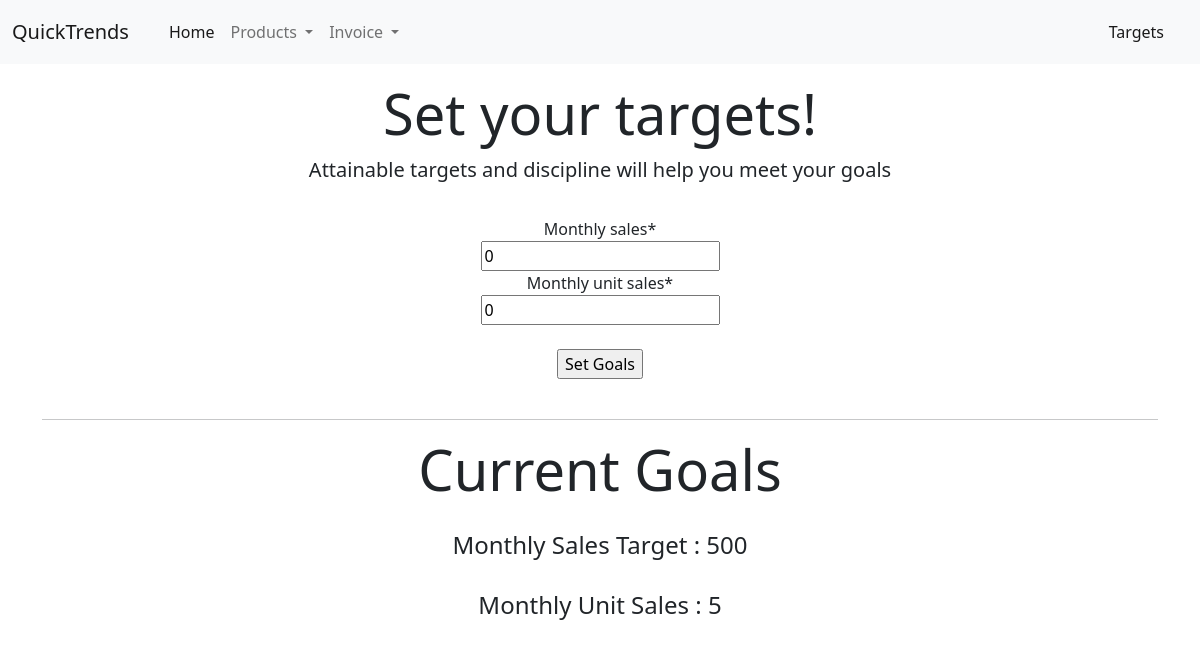
/targets/, run on an earlier commit of the app's database.
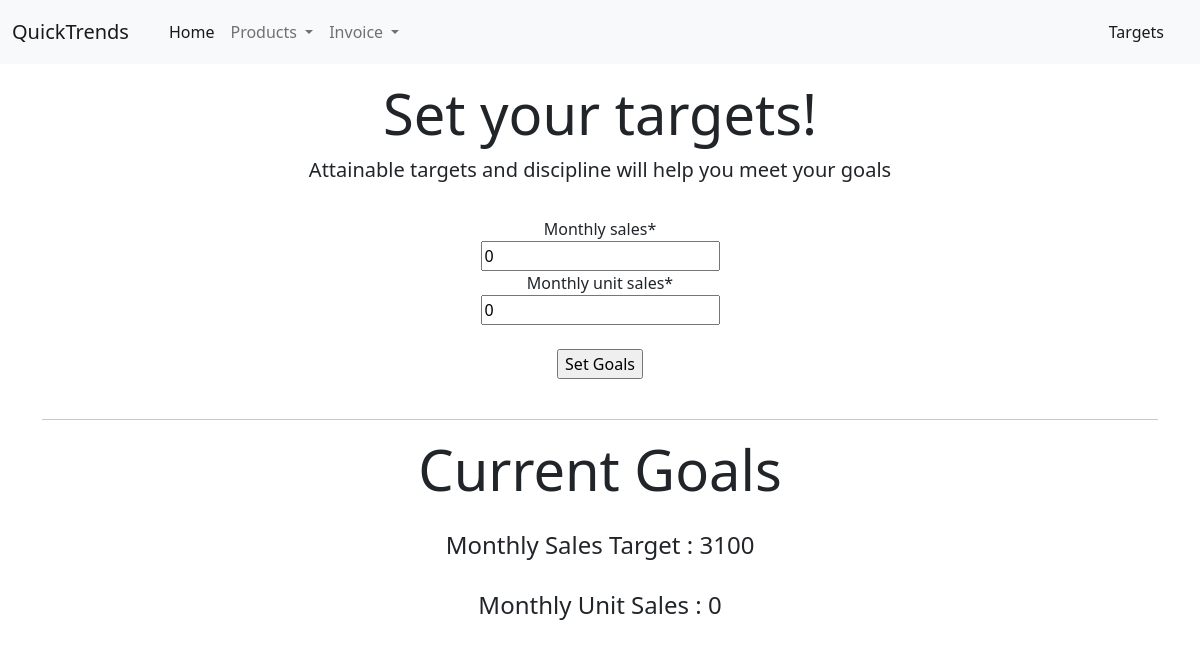
And on a later commit of the database.
### Data/models.py (models this page shows)
class Data(models.Model):
    monthly_sales = models.PositiveIntegerField(default=0)
    monthly_unit_sales = models.PositiveIntegerField(default=0)

### Data/views.py (the view, shortened to what this page needs)
# urls.py: path('', DataHome.as_view(), name='target_data_home')
class DataHome(View):
    template_name = 'Data/target_data_home.html'
    model = Data
    def get(self, request):
        try:
            data = Data.objects.get(pk=1)
        except Data.DoesNotExist:
            data = Data.objects.create()
        form = TargetDataForm()
        ctx = {'form': form, 'data': data}
        return render(request, self.template_name, ctx)

### Data/forms.py
class TargetDataForm(ModelForm):
    class Meta:
        model = Data
        fields = ['monthly_sales', 'monthly_unit_sales']

### Data/templates/Data/target_data_home.html (shortened to what this page needs)
{% extends "base.html" %}
{% load humanize %}
{% load crispy_forms_tags %}
{% block body %}
    <div class="container">
        <div class="row text-center my-3">
            <div class="col">
                <h1 class="display-4">Set your targets!</h1>
                <p class="lead">Attainable targets and discipline will help you meet your goals</p>
            </div>
        </div>
        <div class="row justify-content-md-center text-center m-2">
            <div class="col-md-12 align-items-center">
                <form action="{% url 'targetdata:target_data_home' %}" method="post">
                    {{ form|crispy }}
                    <br>
                    <input type="submit" value="Set Goals">
                </form>
            </div>
        </div>
        <div class="row justify-content-md-center text-center my-4">
            <div class="col-md-12 align-items-center">
                <hr>
                <h4 class="display-4">Current Goals</h4>
                <p style="font-size: 24px" class="my-4">Monthly Sales Target : {{ data.monthly_sales }}</p>
                <p style="font-size: 24px">Monthly Unit Sales : {{ data.monthly_unit_sales }}</p>
            </div>
        </div>
    </div>
{% endblock body %}

What changed in the data, as far as the page shows it:
changed Data: monthly_sales "500" → "3100"; monthly_unit_sales "5" → "0"
